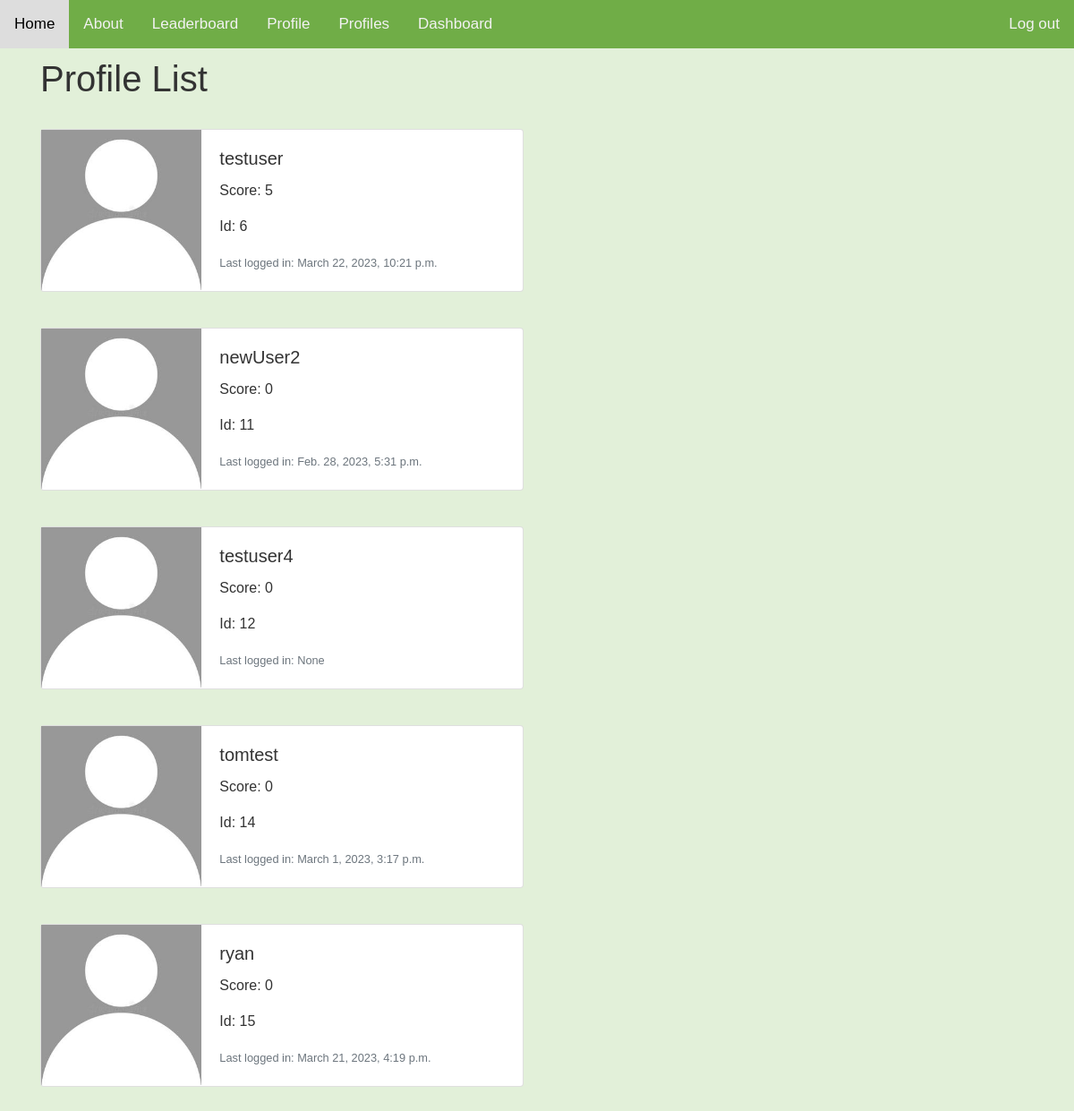
Page /profile_list/ (signed in) on the committed database.
### users/models.py (models this page shows, shortened)
class Profile(models.Model):
    user = models.OneToOneField(User, on_delete=models.CASCADE)
    image = models.ImageField(default='default.jpg', upload_to='profile_pics')
    score = models.IntegerField(default=0)
    userRank = models.IntegerField(default=0)
    Drink = models.IntegerField(default=0)
    Snack = models.IntegerField(default=0)
    Vegetable = models.IntegerField(default=0)
    Protein = models.IntegerField(default=0)
    Fruit = models.IntegerField(default=0)

### users/views.py (the view)
# urls.py: path('profile_list/', views.profile_list, name='profile_list'),
def profile_list(request):
    if request.user.is_authenticated:
        profiles = Profile.objects.exclude(user=request.user)
        return render(request, 'users/profile_list.html', {'profiles': profiles})
    else:
        messages.warning(request, ("You must be logged in to view this page"))
        return redirect('auth-login')

### users/templates/users/profile_list.html
{% extends "Food_Scanner/base.html" %} {% load static %}{% block content %}
<div style="padding-top: 10px" class="content-section">
    <h1>Profile List</h1>
    <br />
    {% if profiles %} {% for profile in profiles %}
    <div class="card mb-3" style="max-width: 540px;">
        <div class="row no-gutters">
          <div class="col-md-4">
            <img src="{{ profile.image.url }}" class="img-fluid" alt="Profile Pic">
          </div>
          <div class="col-md-8">
            <div class="card-body">
              <h5 class="card-title">{{profile.user.username}}</h5>
              <p class="card-text">Score: {{profile.score}}</p>
              <p class="card-text">Id: {{profile.user_id}}</p>
              <p class="card-text"><small class="text-muted">Last logged in: {{profile.user.last_login}}</small></p>
            </div>
          </div>
        </div>
      </div>
    <br />
    {% endfor %} {% endif %}
</div>
{% endblock content %}

### Food_Scanner/static/Food_Scanner/main.css (style rules this page uses)
body { background: #e2f0d9; color: #333333; font-family: Arial, Helvetica, sans-serif; }

### rows in the picture
Profile: image (placeholder picture), user.username "testuser", score "5", user_id "6", user.last_login "March 22, 2023, 10:21 p.m."
Profile: image (placeholder picture), user.username "newUser2", score "0", user_id "11", user.last_login "Feb. 28, 2023, 5:31 p.m."
Profile: image (placeholder picture), user.username "testuser4", score "0", user_id "12", user.last_login "None"
Profile: image (placeholder picture), user.username "tomtest", score "0", user_id "14", user.last_login "March 1, 2023, 3:17 p.m."
Profile: image (placeholder picture), user.username "ryan", score "0", user_id "15", user.last_login "March 21, 2023, 4:19 p.m."
